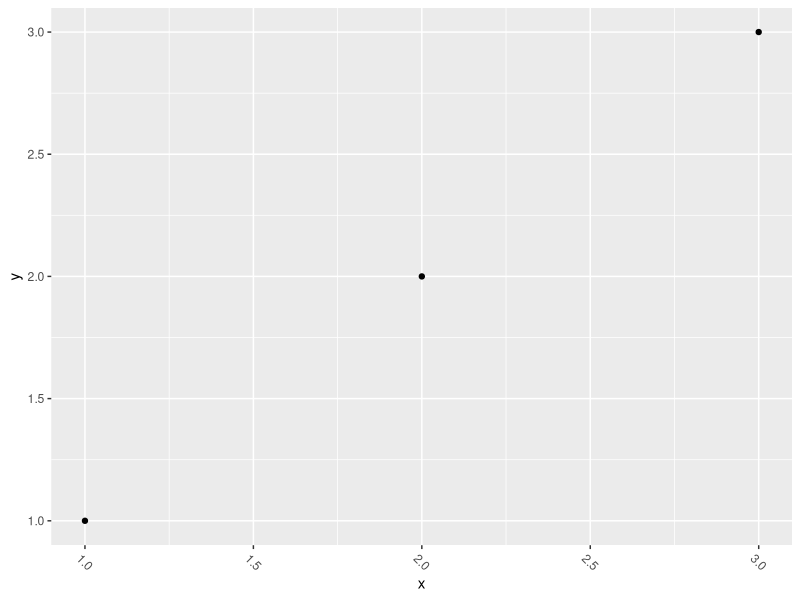

Here is the R script that generated this plot:
library(ggplot2)
df <- data.frame(x = 1:3, y = 1:3)
base <- ggplot(df, aes(x, y)) + geom_point()

# Useful for long labels
base + theme(axis.text.x = element_text(angle = -45, vjust = 0.5))
